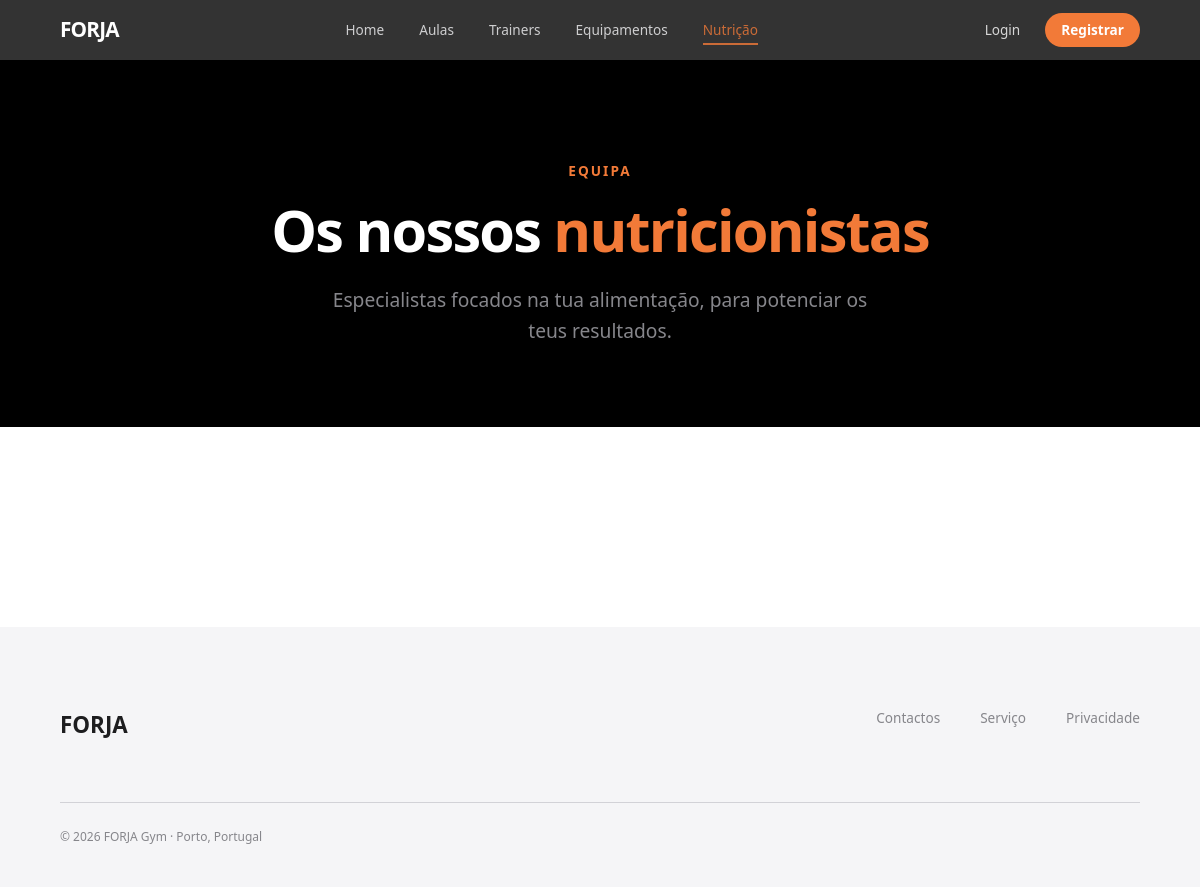
The app's page /pages/nutrition.php, older data.
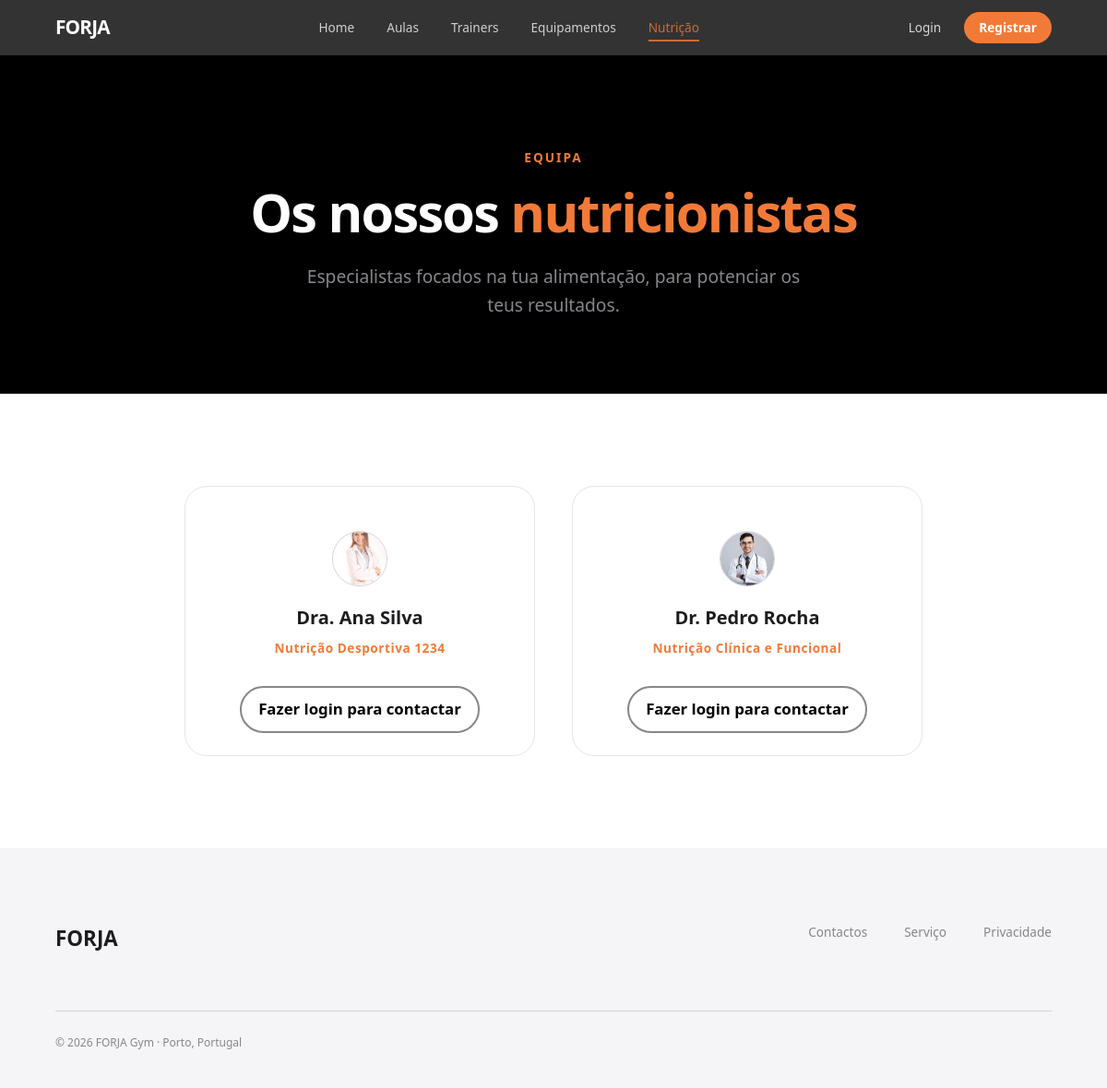
The same page, newer data.
### tables this page shows
CREATE TABLE nutritionist_profile (
    id_user        INTEGER PRIMARY KEY,
    specialization TEXT    NOT NULL,
    license_number TEXT    NOT NULL UNIQUE, 
    FOREIGN KEY (id_user) REFERENCES user(id) ON DELETE CASCADE
);

CREATE TABLE user (
    id         INTEGER  PRIMARY KEY AUTOINCREMENT,
    username   TEXT     NOT NULL UNIQUE,
    name       TEXT     NOT NULL,
    age       INTEGER  CHECK (age >= 0),
    email      TEXT     NOT NULL UNIQUE,
    password   TEXT     NOT NULL, 
    photo      TEXT,              
    role       TEXT     NOT NULL
                        CHECK (role IN ('admin', 'trainer', 'member', 'nutritionist'))
                        DEFAULT 'member',
    created_at DATETIME NOT NULL DEFAULT CURRENT_TIMESTAMP,
    membership TEXT NOT NULL DEFAULT 'basico'
);

### database/nutrition.php (called while the page is built, shortened)
<?php
function getNutritionists(PDO $db): array {
    $stmt = $db->prepare('
        SELECT u.id, u.name, u.photo, n.specialization
        FROM user u
        JOIN nutritionist_profile n ON u.id = n.id_user
        WHERE u.role = "nutritionist"
    ');
    $stmt->execute();
    return $stmt->fetchAll(PDO::FETCH_ASSOC);
}
?>

### templates/nutrition.php (the view, shortened to what this page needs)
<?php
function output_public_nutritionists(array $nutritionists, bool $is_admin = false): void
{
?>
    <section class="trainers-hero">
        <p class="section-tag">EQUIPA</p>
        <h1>Os nossos <span class="highlight">nutricionistas</span></h1>
        <p class="trainers-hero-subtitle">Especialistas focados na tua alimentação, para potenciar os teus resultados.</p>
    </section>
    <section class="trainers-list nutrition-list" id="nutritionists">
        <div class="nutrition-grid">
            <?php foreach ($nutritionists as $nutri):
                $photo_src = !empty($nutri['photo']) ? "../imgs/" . htmlspecialchars($nutri['photo']) : "../imgs/default-avatar.png";
            ?>
                <article class="nutrition-card-member" data-id="<?= $nutri['id'] ?>">
                    <div class="nutritionist-summary">
                        <img src="<?= $photo_src ?>" alt="Foto de <?= htmlspecialchars($nutri['name']) ?>" class="nutritionist-photo" onerror="this.onerror=null; this.src='../imgs/default-avatar.png';">
                        <h3 class="nutritionist-name"><?= htmlspecialchars($nutri['name']) ?></h3>
                        <p class="nutritionist-specialty"><?= str_replace(',', ' &bull; ', htmlspecialchars($nutri['specialization'])) ?></p>
                        <a href="login.php" class="btn-text" style="margin-top: 15px; display: inline-block;">Fazer login para contactar</a>
                    </div>
                </article>
            <?php endforeach; ?>
        </div>
    </section>
<?php
}
?>

Row changes from the older to the newer data that the page shows:
added nutritionist_profile: id_user.photo (picture), id_user.name "Dra. Ana Silva", specialization "Nutrição Desportiva 1234"
added nutritionist_profile: id_user.photo (picture), id_user.name "Dr. Pedro Rocha", specialization "Nutrição Clínica e Funcional"
